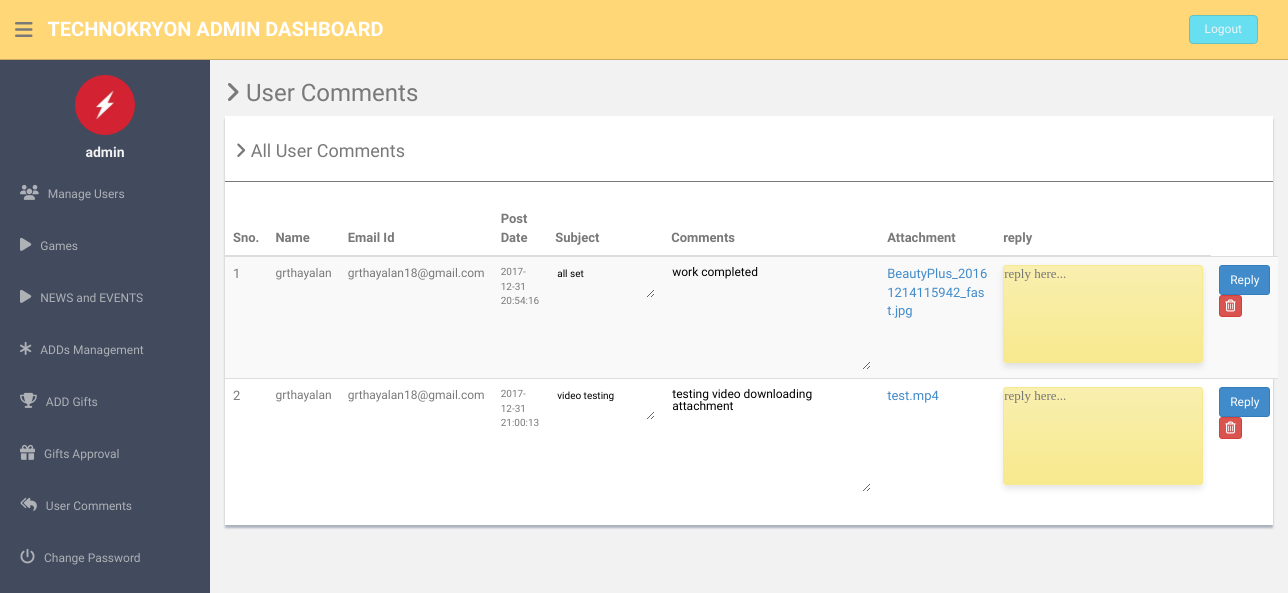
The app's page /admin/comments.php (signed in) with its own data.
### tables this page shows
CREATE TABLE `comments` (
  `comment_id` int(11) NOT NULL,
  `user_id` int(11) NOT NULL,
  `subject` varchar(255) NOT NULL,
  `content` longtext NOT NULL,
  `attachment` varchar(255) DEFAULT NULL,
  `adddate` datetime NOT NULL DEFAULT CURRENT_TIMESTAMP
);

CREATE TABLE `user` (
  `user_id` int(11) NOT NULL,
  `role_id` int(11) NOT NULL,
  `name` varchar(255) NOT NULL,
  `birthdate` date NOT NULL,
  `gender` varchar(255) NOT NULL,
  `email` varchar(255) NOT NULL,
  `password` varchar(255) NOT NULL,
  `activationcode` varchar(255) NOT NULL,
  `forgetpasswordcode` varchar(255) NOT NULL,
  `first_name` varchar(255) NOT NULL,
  `last_name` varchar(255) DEFAULT NULL,
  `upload_image` varchar(255) NOT NULL,
  `active` int(11) NOT NULL DEFAULT '0'
);

### admin/comments.php (the view, shortened to what this page needs)
<?php
include'dbconnection.php';
?>
<!DOCTYPE html>
<html lang="en">
  <head>
    <link href="assets/css/bootstrap.css" rel="stylesheet">
    <link href="assets/font-awesome/css/font-awesome.css" rel="stylesheet" />
    <link href="assets/css/style.css" rel="stylesheet">
    <link href="assets/css/style-responsive.css" rel="stylesheet">
  </head>
  <body>
<section id="container" >
  <?php include('./header.php'); ?>
  <?php include('./sidebar.php'); ?>
  <section id="main-content">
          <section class="wrapper">
          	<h3><i class="fa fa-angle-right"></i> User Comments</h3>
            <div class="row">
                  <div class="col-md-12">
                      <div class="content-panel">
                          <table class="table table-striped table-advance table-hover">
	                  	  	  <h4><i class="fa fa-angle-right"></i> All User Comments </h4>
	                  	  	  <hr>
                              <thead>
                              <tr>
                                  <th>Sno.</th>
                                  <th class="hidden-phone">Name</th>
                                  <th> Email Id</th>
                                  <th> Post Date</th>
                                  <th> Subject</th>
                                  <th> Comments</th>
                                  <th> Attachment</th>
                                  <th> reply</th>
                              </tr>
                              </thead>
                              <tbody>
                              <?php $ret=mysqli_query($con,"SELECT * FROM comments, user WHERE comments.user_id=user.user_id");
                                $cnt=1;
                                while($row=mysqli_fetch_array($ret))
                                {
                                  ?>
                              <tr>
                              <td><?php echo $cnt;?></td>
                              <td style="font-size:12px;"><?php echo $row['name'];?></td>
                              <td style="font-size:12px;"><?php echo $row['email'];?></td>
                              <td style="font-size:10px;"><?php echo $row['adddate'];?></td>
                              <td><textarea readonly style="font-size:10px;"><?php echo $row['subject'];?></textarea></td>
                              <td><textarea id="content" readonly style="font-size:12px;"><?php echo $row['content'];?></textarea></td>
                              <td><p class="test"><a href="comments.php?file=<?php echo $row['attachment'];?>" ><?php echo $row['attachment'];?></a></p></td>
                              <form action="" method="post" id="reply" name="reply" enctype="multipart/form-data">
                              <td><input type="text" require="" name="text" id="note" placeholder="reply here..."></td>
                              <td>
                                  <a href="comments.php?uid=<?php echo $row['comment_id'];?>">
                                  <button type="submit" name="reply" class="btn btn-primary btn-sm">Reply</button></a>
                                  </form>
                                  <a href="comments.php?id=<?php echo $row['comment_id'];?>">
                                  <button class="btn btn-danger btn-xs" onClick="return confirm('Do you really want to delete');"><i class="fa fa-trash-o "></i></button></a>
                          </tr>
                              <?php $cnt=$cnt+1; }?>
                              </tbody>
                          </table>
                      </div>
                  </div>
              </div>
	        </section>
  </section>
</section>
  </body>
</html>

### admin/header.php (shortened to what this page needs)
<header class="header black-bg">
              <div class="sidebar-toggle-box">
                  <div class="fa fa-bars tooltips" data-placement="right" data-original-title="Toggle Navigation"></div>
              </div>
            <a href="#" class="logo"><b>TechnoKryon Admin Dashboard</b></a>
            <div class="top-menu">
            	<ul class="nav pull-right top-menu">
                    <li><a class="logout" href="logout.php">Logout</a></li>
            	</ul>
            </div>
        </header>

### admin/sidebar.php (shortened to what this page needs)
<aside>
          <div id="sidebar"  class="nav-collapse ">
              <ul class="sidebar-menu" id="nav-accordion">
              	  <p class="centered"><a href="#"><img src="assets/img/friends/fr-09.jpg" class="img-circle" width="60"></a></p>
              	  <h5 class="centered"><?php echo $_SESSION['adminlogin'];?></h5>
                  <li class="sub-menu">
                      <a href="manage-users.php" >
                          <i class="fa fa-users"></i>
                          <span>Manage Users</span>
                      </a>
                  </li>
                  <li class="sub-menu">
                  <a   id="dropdownMenuLink" data-toggle="dropdown" aria-haspopup="false" aria-expanded="true"  href="addgames.php">
                     <i class="fa fa-play"></i> <span>Games</span>
                      </a>
                </li>
                <li class="sub-menu">
                <a   id="dropdownMenuLink" data-toggle="dropdown" aria-haspopup="false" aria-expanded="true"  href="addgames.php">
                   <i class="fa fa-play"></i> <span>NEWS and EVENTS</span>
                    </a>
              </li>
                <li class="sub-menu">
                      <a href="addmanagement.php">
                          <i class="fa fa-asterisk"></i>
                          <span>ADDs Management</span>
                      </a>
                  </li>
                  <li class="sub-menu">
                      <a href="addgifts.php">
                          <i class="fa fa-trophy"></i>
                          <span>ADD Gifts</span>
                      </a>
                  </li>
                  <li class="sub-menu">
                      <a href="giftsapproval.php">
                          <i class="fa fa-gift"></i>
                          <span>Gifts Approval</span>
                      </a>
                  </li>
                  <li class="sub-menu">
                      <a href="comments.php">
                          <i class="fa fa-mail-reply-all"></i>
                          <span>User Comments</span>
                      </a>
                  </li>
                  <li class="sub-menu">
                      <a href="change-password.php">
                          <i class="fa fa-power-off"></i>
                          <span>Change Password</span>
                      </a>
                  </li>
              </ul>
          </div>
      </aside>

### admin/assets/css/style.css (style rules this page uses)
body { color: #797979; background: #f2f2f2; font-family: 'Ruda', sans-serif; padding: 0px !important; margin: 0px !important; font-size:13px; }
ul li { list-style: none; }
a, a:hover, a:focus { text-decoration: none; outline: none; }
#container { width: 100%; height: 100%; }
hr { margin-top: 20px; margin-bottom: 20px; border: 0; border-top: 1px solid #797979; }
.centered { text-align: center; }
ul.top-menu > li > .logout { color: #f2f2f2; font-size: 12px; border-radius: 4px; -webkit-border-radius: 4px; border: 1px solid #64c3c2 !important; padding: 5px 15px; margin-right: 15px; background: #68dff0; margin-top: 15px; }
#sidebar { width: 210px; height: 100%; position: fixed; background: #424a5d; }
#sidebar h5 { color: #f2f2f2; font-weight: 700; }
#sidebar ul li { position: relative; }
ul.sidebar-menu , ul.sidebar-menu li ul.sub { margin: -2px 0 0; padding: 0; }
ul.sidebar-menu { margin-top: 75px; }
ul.sidebar-menu li { margin-bottom: 5px; margin-left:10px; margin-right:10px; }
ul.sidebar-menu li.sub-menu { line-height: 15px; }
ul.sidebar-menu li a span { display: inline-block; }
ul.sidebar-menu li a { color: #aeb2b7; text-decoration: none; display: block; padding: 15px 0 15px 10px; font-size: 12px; outline: none; -webkit-transition: all 0.3s ease; -moz-transition: all 0.3s ease; -o-transition: all 0.3s ease; -ms-transition: all 0.3s ease; transition: all 0.3s ease; }
ul.sidebar-menu li a i { font-size: 15px; padding-right: 6px; }
#main-content { margin-left: 210px; }
.header, .footer { min-height: 60px; padding: 0 15px; }
.header { position: fixed; left: 0; right: 0; z-index: 1002; }
.black-bg { background: #ffd777; border-bottom: 1px solid #c9aa5f; }
.wrapper { display: inline-block; margin-top: 60px; padding-left: 15px; padding-right: 15px; padding-bottom: 15px; padding-top: 0px; width: 100%; }
a.logo { font-size: 20px; color: #ffffff; float: left; margin-top: 15px; text-transform: uppercase; }
a.logo b { font-weight: 900; }
#top_menu .nav > li, ul.top-menu > li { float: left; }
ul.top-menu > li > a { color: #666666; font-size: 16px; border-radius: 4px; -webkit-border-radius: 4px; border:1px solid #666666 !important; padding: 2px 6px; margin-right: 15px; }
.sidebar-toggle-box { float: left; padding-right: 15px; margin-top: 20px; }
.sidebar-toggle-box .fa-bars { cursor: pointer; display: inline-block; font-size: 20px; }
.content-panel { background: #ffffff; box-shadow: 0px 3px 2px #aab2bd; padding-top: 15px; padding-bottom: 5px; }
.content-panel h4 { margin-left: 10px; }

### admin/header.php (style rules this page uses)
body { color: #797979; background: #f2f2f2; font-family: 'Ruda', sans-serif; padding: 0px !important; margin: 0px !important; font-size:13px; }
select, textarea { width: 100px; height:auto; border: none; border-radius: 4px; background-color:inherit; color:black; margin-top: 0px; margin-bottom: 0px; resize: vertical; }
#note { width:200px; box-sizing:border-box; direction:ltr; display:block; line-height:0.5; padding:0px 0px 80px; border-radius:3px; border:1px solid #F7E98D; font:13px Tahoma, cursive; transition:box-shadow 0.5s ease; box-shadow:0 4px 6px rgba(0,0,0,0.1); font-smoothing:subpixel-antialiased; background:linear-gradient(#F9EFAF, #F7E98D); background:-o-linear-gradient(#F9EFAF, #F7E98D); background:-ms-linear-gradient(#F9EFAF, #F7E98D); background:-moz-linear-gradient(#F9EFAF, #F7E98D); background:-webkit-linear-gradient(#F9EFAF, #F7E98D); }
p.test { width: 100px; border: none; word-wrap: break-word; }
textarea#content { width:200px; box-sizing:border-box; direction:ltr; display:block; line-height:1; padding:1px 1px 80px; background-color:inherit; }

### records on screen
comments: user.name "grthayalan", user.email "grthayalan18@gmail.com", adddate "2017-12-31 20:54:16", subject "all set", content "work completed", attachment "BeautyPlus_20161214115942_fast.jpg"
comments: user.name "grthayalan", user.email "grthayalan18@gmail.com", adddate "2017-12-31 21:00:13", subject "video testing", content "testing video downloading attachment", attachment "test.mp4"

### other values on screen
$_SESSION['adminlogin'] "admin"
